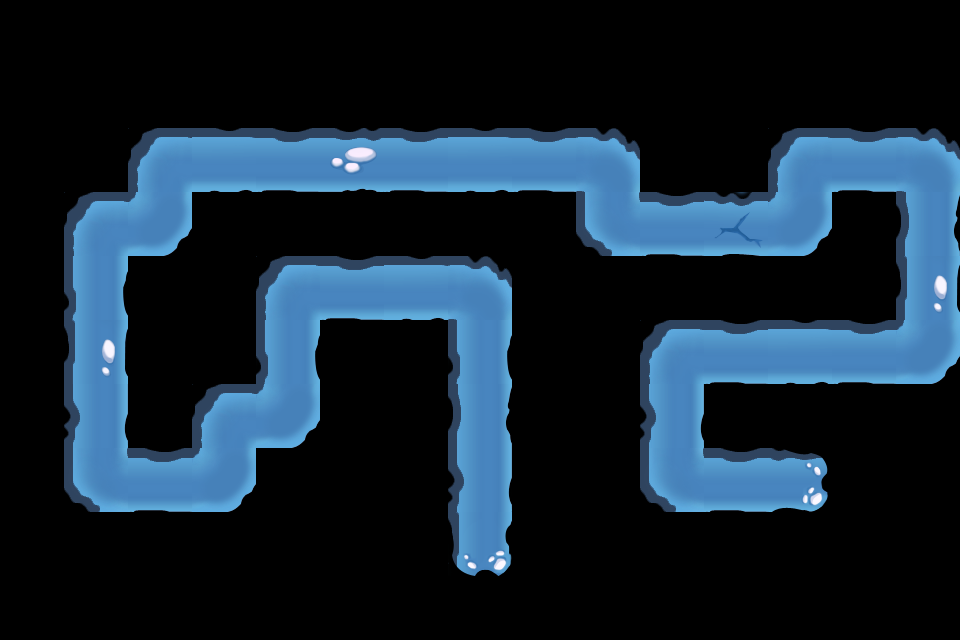

A level layout from a 2D game, rendered from its tile map. Below: a short description, then the map file with tile-grid data replaced by summaries:
An orthogonal 15x10 tile map with 64x64 px tiles, 1 tile layer (Map_Road_Snowfield) and 57 objects.

<map version="1.0" orientation="orthogonal" width="15" height="10" tilewidth="64" tileheight="64">
 <tileset firstgid="1" name="Map_Road_Snowfield" tilewidth="64" tileheight="64">
  <image source="Map_Road_Snowfield.png" width="320" height="256" />
 </tileset>
 <layer name="Map_Road_Snowfield" width="15" height="10">
  <data>[150 cells, 45 non-empty, 14 distinct tile ids]</data>
 </layer>
 <objectgroup color="#55ff00" name="path" width="15" height="10">
  <object x="481" y="543" />
  <object x="482" y="289" />
  <object x="290" y="290" />
  <object x="290" y="418" />
  <object x="224" y="417" />
  <object x="227" y="484" />
  <object x="100" y="481" />
  <object x="99" y="226" />
  <object x="165" y="223" />
  <object x="163" y="160" />
  <object x="607" y="161" />
  <object x="607" y="224" />
  <object x="805" y="225" />
  <object x="799" y="159" />
  <object x="930" y="163" />
  <object x="932" y="356" />
  <object x="673" y="355" />
  <object x="675" y="483" />
  <object x="804" y="482" />
 </objectgroup>
 <objectgroup color="#000000" name="blocked" width="15" height="10">
  <object x="868" y="482" />
  <object x="932" y="483" />
  <object x="933" y="548" />
  <object x="867" y="545" />
 </objectgroup>
 <objectgroup color="#00ffff" name="tower" width="15" height="10">
  <properties>
   <property name="id" value="41001" />
   <property name="sizeH" value="2" />
   <property name="sizeW" value="2" />
  </properties>
  <object x="162" y="289" />
 </objectgroup>
 <objectgroup color="#ff0000" name="teemo" width="15" height="10">
  <properties>
   <property name="id" value="1" />
   <property name="sizeH" value="2" />
   <property name="sizeW" value="2" />
  </properties>
  <object x="868" y="482" />
 </objectgroup>
 <objectgroup color="#aa00ff" name="random" width="15" height="10">
  <properties>
   <property name="sizeH" value="2" />
   <property name="sizeW" value="2" />
  </properties>
  <object x="547" y="290" />
 </objectgroup>
 <objectgroup color="#ffffff" name="item" width="15" height="10">
  <properties>
   <property name="id" value="20013" />
   <property name="sizeH" value="1" />
   <property name="sizeW" value="1" />
  </properties>
  <object x="96" y="547" />
  <object x="481" y="225" />
  <object x="545" y="98" />
 </objectgroup>
 <objectgroup color="#ffffff" name="item" width="15" height="10">
  <properties>
   <property name="id" value="20014" />
   <property name="sizeH" value="1" />
   <property name="sizeW" value="1" />
  </properties>
  <object x="33" y="415" />
  <object x="290" y="225" />
  <object x="355" y="98" />
  <object x="867" y="227" />
  <object x="547" y="225" />
 </objectgroup>
 <objectgroup color="#ffffff" name="item" width="15" height="10">
  <properties>
   <property name="id" value="20015" />
   <property name="sizeH" value="1" />
   <property name="sizeW" value="1" />
  </properties>
  <object x="35" y="226" />
  <object x="609" y="415" />
  <object x="674" y="544" />
  <object x="737" y="417" />
  <object x="803" y="97" />
  <object x="162" y="97" />
  <object x="674" y="290" />
 </objectgroup>
 <objectgroup color="#00aaff" name="item" width="15" height="10">
  <properties>
   <property name="id" value="20016" />
   <property name="sizeH" value="1" />
   <property name="sizeW" value="2" />
  </properties>
  <object x="162" y="547" />
  <object x="350" y="225" />
  <object x="418" y="96" />
 </objectgroup>
 <objectgroup color="#00aaff" name="item" width="15" height="10">
  <properties>
   <property name="id" value="20017" />
   <property name="sizeH" value="1" />
   <property name="sizeW" value="2" />
  </properties>
  <object x="738" y="547" />
  <object x="801" y="416" />
  <object x="866" y="96" />
  <object x="225" y="96" />
  <object x="737" y="288" />
 </objectgroup>
 <objectgroup color="#0055ff" name="item" width="15" height="10">
  <properties>
   <property name="id" value="20018" />
   <property name="sizeH" value="2" />
   <property name="sizeW" value="1" />
  </properties>
  <object x="33" y="288" />
  <object x="33" y="481" />
  <object x="292" y="480" />
 </objectgroup>
 <objectgroup color="#ffaa00" name="item" width="15" height="10">
  <properties>
   <property name="id" value="20019" />
   <property name="sizeH" value="2" />
   <property name="sizeW" value="2" />
  </properties>
  <object x="35" y="96" />
 </objectgroup>
 <objectgroup color="#ffaa00" name="item" width="15" height="10">
  <properties>
   <property name="id" value="20020" />
   <property name="sizeH" value="2" />
   <property name="sizeW" value="2" />
  </properties>
  <object x="354" y="353" />
  <object x="676" y="97" />
 </objectgroup>
 <objectgroup color="#ffaa00" name="item" width="15" height="10">
  <properties>
   <property name="id" value="20021" />
   <property name="sizeH" value="2" />
   <property name="sizeW" value="2" />
  </properties>
  <object x="547" y="483" />
 </objectgroup>
 <objectgroup color="#ff00ff" name="item" width="15" height="10">
  <properties>
   <property name="id" value="20022" />
   <property name="sizeH" value="2" />
   <property name="sizeW" value="2" />
  </properties>
  <object x="355" y="482" />
 </objectgroup>
</map>
